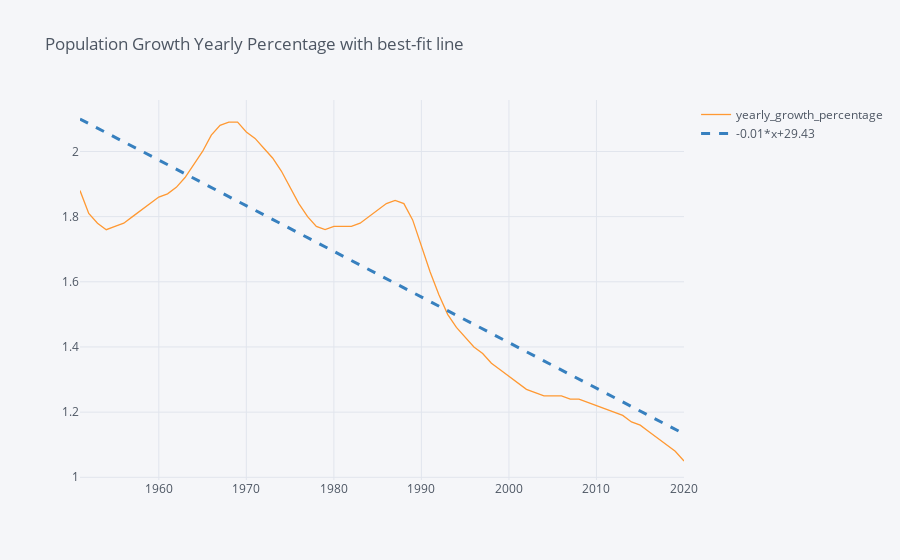

Notebook code for this chart:
### Code cell
df.yearly_growth_percentage.iplot(bestfit=True, bestfit_colors=['blue'], 
                                  title='Population Growth Yearly Percentage with best-fit line')

# problem solved... 
# seems like humanity decided to stop population increase.
